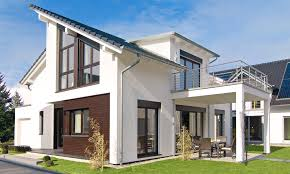
%> input picture imagenes/casa01.jpg, 290 x 174 px
$ octave im_taller01.m   (GNU Octave 9; MATLAB toolbox functions it lacks are replaced by stand-ins)
%> lines starting %> are read from the running program, lines starting %| are printed output that depends on the picture
clc;clear;
im = imread('casa01.jpg');
%> im is the input picture: size 174x290x3 uint8; mean R, G, B 144.1, 153.5, 156.6
[filas,columnas,z] = size(im)
%> filas = 174; columnas = 290; z = 3
n = 3;          m = 4;
ancho = floor(columnas/m)
%> ancho = 72
alto  = floor(filas/n)
%> alto = 58
ns    = randperm(n*m)
% copia de la imagen original con tama駉s adecuados
final = im(1:alto*n,1:ancho*m,:);
final2= final;
size(final);
% subplot(2,1,1)
% imshow(final);
for i=1:n
    for j=1:m
        inix = (ancho*(j-1)+1);
        finx = (ancho*(j)+1)-1;
        iniy = (alto*(i-1)+1);
        finy = (alto*(i)+1)-1;
        [num2str(inix) ':' num2str(finx) ' --- '...
            num2str(iniy) ':' num2str(finy)];
        submatriz = final(iniy:finy,inix:finx,:);
        indice1 = j+(i-1)*m
        indice = ns(indice1);
        % subplot(n,m,indice);
        subplot(n,m,ns(indice1));
        fila    =floor((indice-1)/m)+1;
        columna =mod(indice-1,m)+1;
        [num2str(fila) '-' num2str(columna) ' --- '...
            num2str(ns(indice))]
        inix = (ancho*(columna-1)+1);
        finx = (ancho*(columna)+1)-1;
        iniy = (alto*(fila-1)+1);
        finy = (alto*(fila)+1)-1;
        [num2str(inix) ':' num2str(finx) ' --- '...
            num2str(iniy) ':' num2str(finy)];
        final2(iniy:finy,inix:finx,:) = submatriz;
        imshow(submatriz);
    end
end
%> this loop made 3 passes
%> pass 1, `for j=1:m inix = (ancho*(j-1)+1); finx = (ancho*(j)+1)-1; iniy = (alto..`:
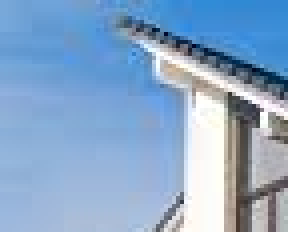
%> displayed picture: size 58x72x3, on the screen's scale of 0 to 255 (shown 4 times larger); mean R, G, B 135.4, 166.6, 200.7
%> pass 1, `for j=1:m inix = (ancho*(j-1)+1); finx = (ancho*(j)+1)-1; iniy = (alto..`:
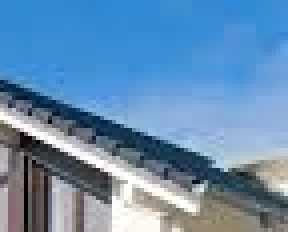
%> displayed picture: size 58x72x3, on the screen's scale of 0 to 255 (shown 4 times larger); mean R, G, B 101.9, 141.2, 177.2
%> pass 1, `for j=1:m inix = (ancho*(j-1)+1); finx = (ancho*(j)+1)-1; iniy = (alto..`:
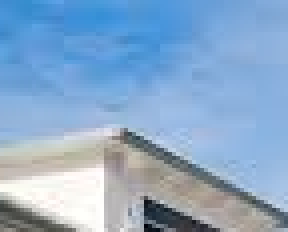
%> displayed picture: size 58x72x3, on the screen's scale of 0 to 255 (shown 4 times larger); mean R, G, B 138.2, 169.7, 202
%> pass 1, `for j=1:m inix = (ancho*(j-1)+1); finx = (ancho*(j)+1)-1; iniy = (alto..`:
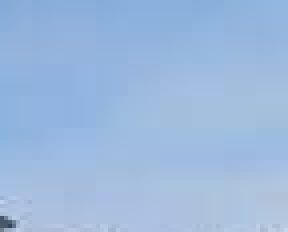
%> displayed picture: size 58x72x3, on the screen's scale of 0 to 255 (shown 4 times larger); mean R, G, B 156.7, 185.8, 221.9
%> after the loop:
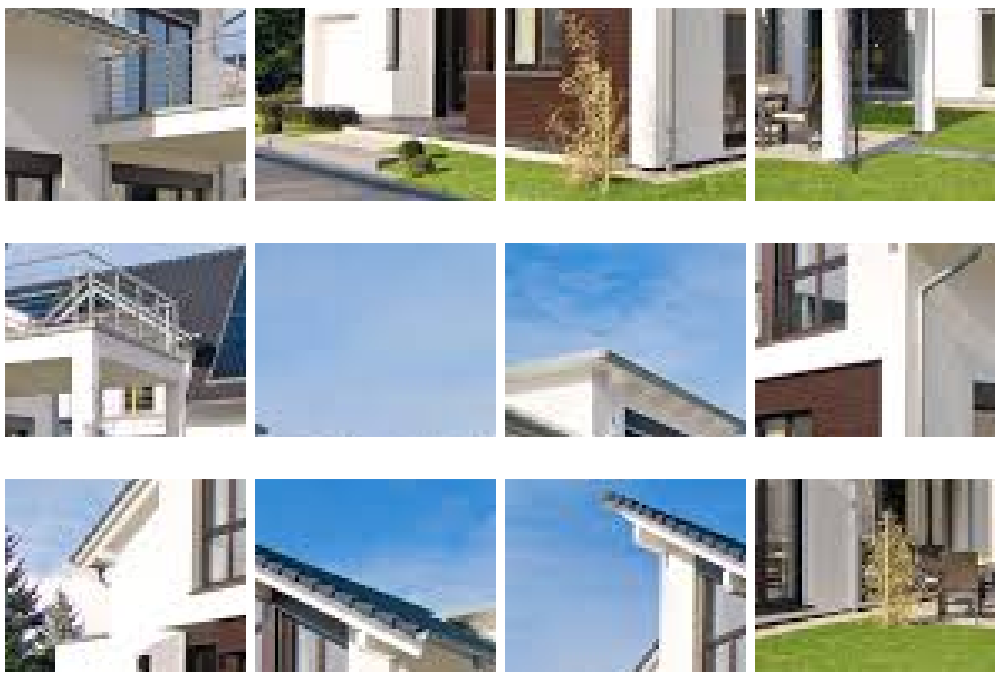
%> figure redrawn from the program's plot data, 12 panels
figure
imshow(final2);
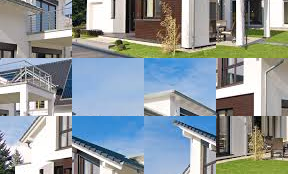
%> displayed picture: size 174x288x3, on the screen's scale of 0 to 255; mean R, G, B 144.2, 153.5, 156.7
